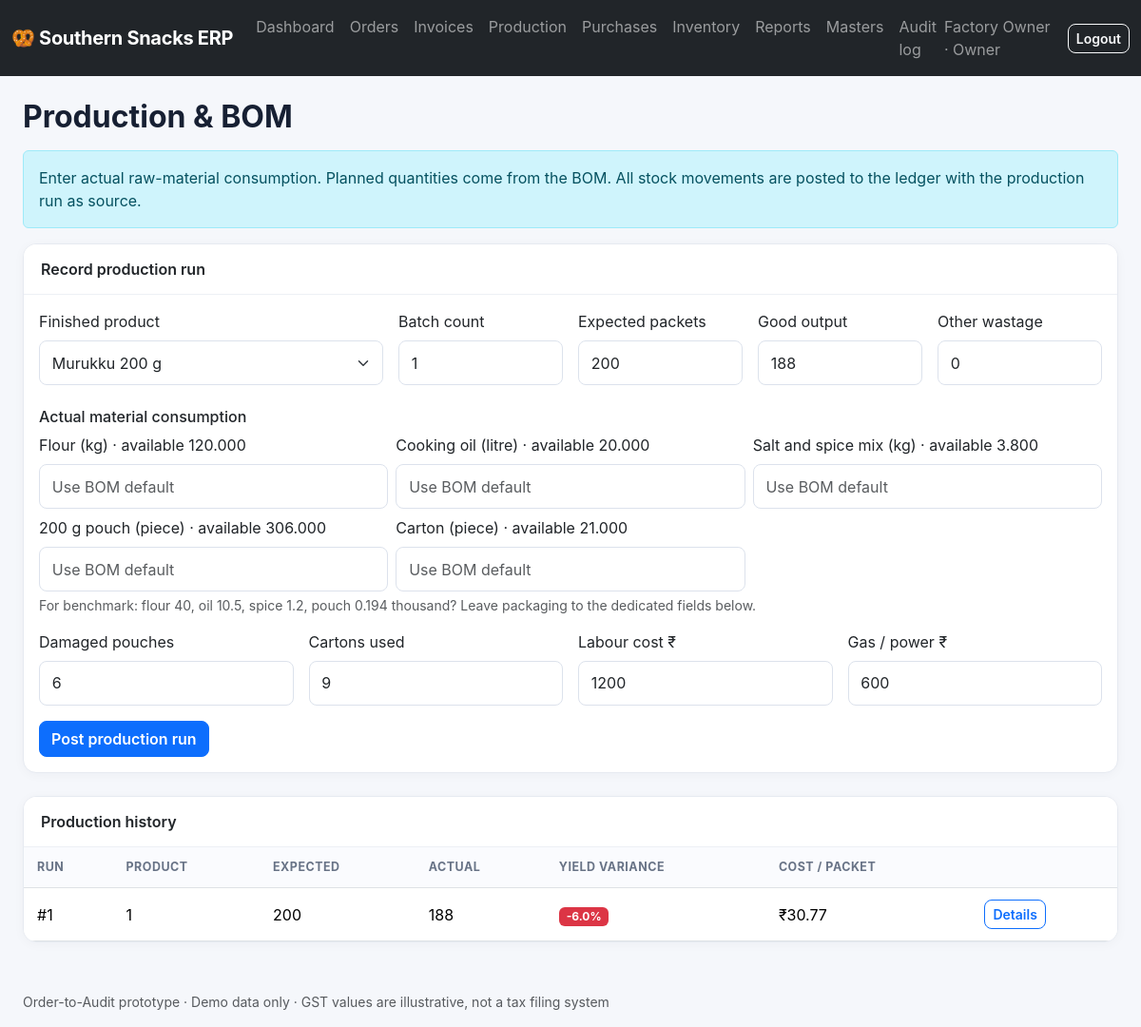
Page /production (signed in) on the committed database.
### app.py (models this page shows, shortened)
class User(UserMixin, db.Model):
    id=db.Column(db.Integer, primary_key=True); username=db.Column(db.String(80), unique=True); password_hash=db.Column(db.String(255)); role=db.Column(db.String(30)); full_name=db.Column(db.String(120))

class Material(db.Model):
    id=db.Column(db.Integer,primary_key=True); name=db.Column(db.String(120)); unit=db.Column(db.String(20)); category=db.Column(db.String(30)); stock_milli=db.Column(db.Integer,default=0); rate_paise=db.Column(db.Integer,default=0); reorder_level_milli=db.Column(db.Integer,default=0)

class ProductionRun(db.Model):
    id=db.Column(db.Integer,primary_key=True); product_id=db.Column(db.Integer,db.ForeignKey('product.id')); batch_count=db.Column(db.Integer); expected_output=db.Column(db.Integer); actual_output=db.Column(db.Integer); wastage=db.Column(db.Integer); labor_paise=db.Column(db.Integer,default=0); utilities_paise=db.Column(db.Integer,default=0); material_cost_paise=db.Column(db.Integer,default=0); total_cost_paise=db.Column(db.Integer,default=0); cost_per_packet_paise=db.Column(db.Integer,default=0); created_at=db.Column(db.DateTime,default=datetime.utcnow); created_by=db.Column(db.Integer,db.ForeignKey('user.id'))

### app.py (the view, shortened to what this page needs)
@app.route('/production',methods=['GET','POST'])
@role_required('admin','production','owner')
def production():
    return render_template('production.html',products=Product.query.all(),materials=Material.query.all(),runs=ProductionRun.query.order_by(ProductionRun.created_at.desc()).all(),boms={p.id:BOMLine.query.filter_by(product_id=p.id).all() for p in Product.query.all()})

### app.py (called while the page is built)
@login_manager.user_loader
def load_user(uid): return db.session.get(User,int(uid))

def role_required(*roles):
    def deco(fn):
        @wraps(fn)
        def wrapped(*a,**kw):
            if not current_user.is_authenticated: return login_manager.unauthorized()
            if current_user.role not in roles: abort(403)
            return fn(*a,**kw)
        return wrapped
    return deco

def money(paise): return f"₹{(paise or 0)/100:,.2f}"

@app.context_processor
def inject(): return {'today':date.today(), 'invoice_due':invoice_due}

### templates/production.html
{% extends 'base.html' %}{% block content %}<h2 class="fw-bold mb-3">Production & BOM</h2><div class="alert alert-info">Enter actual raw-material consumption. Planned quantities come from the BOM. All stock movements are posted to the ledger with the production run as source.</div><div class="card mb-4"><div class="card-header bg-white fw-semibold">Record production run</div><div class="card-body"><form method="post" class="row g-3"><div class="col-md-4"><label class="form-label">Finished product</label><select class="form-select" name="product_id" id="product" onchange="showBom()">{% for p in products %}<option value="{{p.id}}">{{p.name}}</option>{% endfor %}</select></div><div class="col-md-2"><label class="form-label">Batch count</label><input class="form-control" name="batch_count" type="number" value="1" min="1"></div><div class="col-md-2"><label class="form-label">Expected packets</label><input class="form-control" name="expected_output" type="number" value="200"></div><div class="col-md-2"><label class="form-label">Good output</label><input class="form-control" name="actual_output" type="number" value="188" required></div><div class="col-md-2"><label class="form-label">Other wastage</label><input class="form-control" name="wastage" type="number" value="0"></div><div class="col-12"><h6 class="mt-2">Actual material consumption</h6><div class="row g-2">{% for m in materials %}<div class="col-md-4"><label class="form-label">{{m.name}} ({{m.unit}}) · available {{'%.3f'|format(m.stock_milli/1000)}}</label><input class="form-control" name="actual_{{m.id}}" type="number" step="0.001" placeholder="Use BOM default"></div>{% endfor %}</div><div class="form-text">For benchmark: flour 40, oil 10.5, spice 1.2, pouch 0.194 thousand? Leave packaging to the dedicated fields below.</div></div><div class="col-md-3"><label class="form-label">Damaged pouches</label><input class="form-control" name="damaged_pouches" type="number" value="6"></div><div class="col-md-3"><label class="form-label">Cartons used</label><input class="form-control" name="cartons_used" type="number" value="9"></div><div class="col-md-3"><label class="form-label">Labour cost ₹</label><input class="form-control" name="labor" type="number" step="0.01" value="1200"></div><div class="col-md-3"><label class="form-label">Gas / power ₹</label><input class="form-control" name="utilities" type="number" step="0.01" value="600"></div><div class="col-12"><button class="btn btn-primary">Post production run</button></div></form></div></div><div class="card"><div class="card-header bg-white fw-semibold">Production history</div><div class="table-responsive"><table class="table mb-0"><thead><tr><th>Run</th><th>Product</th><th>Expected</th><th>Actual</th><th>Yield variance</th><th>Cost / packet</th><th></th></tr></thead><tbody>{% for r in runs %}{% set variance=((r.actual_output-r.expected_output)/r.expected_output*100) if r.expected_output else 0 %}<tr><td>#{{r.id}}</td><td>{{r.product_id}}</td><td>{{r.expected_output}}</td><td>{{r.actual_output}}</td><td><span class="badge text-bg-{{'danger' if variance < -3 else 'success'}}">{{'%.1f'|format(variance)}}%</span></td><td>{{money(r.cost_per_packet_paise)}}</td><td><a class="btn btn-sm btn-outline-primary" href="{{url_for('run_detail',rid=r.id)}}">Details</a></td></tr>{% else %}<tr><td colspan="7" class="text-muted text-center p-3">No production runs</td></tr>{% endfor %}</tbody></table></div></div>{% endblock %}

### templates/base.html (shortened to what this page needs)
<!doctype html><html lang="en"><head><meta charset="utf-8"><meta name="viewport" content="width=device-width, initial-scale=1"><title>{{ title or 'Southern Snacks | Order-to-Audit' }}</title><link href="https://cdn.jsdelivr.net/npm/bootstrap@5.3.3/dist/css/bootstrap.min.css" rel="stylesheet"><link href="{{ url_for('static',filename='style.css') }}" rel="stylesheet"></head><body>{% if current_user.is_authenticated %}<nav class="navbar navbar-expand-lg navbar-dark bg-dark"><div class="container-fluid"><a class="navbar-brand fw-bold" href="{{ url_for('dashboard') }}">🥨 Southern Snacks ERP</a><button class="navbar-toggler" data-bs-toggle="collapse" data-bs-target="#nav"></button><div class="collapse navbar-collapse" id="nav"><ul class="navbar-nav me-auto">{% for endpoint,label in [('dashboard','Dashboard'),('orders','Orders'),('invoices','Invoices'),('production','Production'),('purchases','Purchases'),('inventory','Inventory'),('reports','Reports')] %}<li class="nav-item"><a class="nav-link" href="{{ url_for(endpoint) }}">{{ label }}</a></li>{% endfor %}{% if current_user.role in ['admin','owner'] %}<li class="nav-item"><a class="nav-link" href="{{ url_for('masters') }}">Masters</a></li>{% endif %}{% if current_user.role in ['admin','owner','auditor'] %}<li class="nav-item"><a class="nav-link" href="{{ url_for('audit_log') }}">Audit log</a></li>{% endif %}</ul><span class="navbar-text me-3">{{ current_user.full_name }} · {{ current_user.role|title }}</span><a class="btn btn-outline-light btn-sm" href="{{ url_for('logout') }}">Logout</a></div></div></nav>{% endif %}<main class="container-fluid px-lg-4 py-4">{% with messages=get_flashed_messages(with_categories=true) %}{% for category,message in messages %}<div class="alert alert-{{ category }} alert-dismissible fade show">{{ message }}<button class="btn-close" data-bs-dismiss="alert"></button></div>{% endfor %}{% endwith %}{% block content %}{% endblock %}</main><footer class="container-fluid px-lg-4 pb-3 text-muted small">Order-to-Audit prototype · Demo data only · GST values are illustrative, not a tax filing system</footer><script src="https://cdn.jsdelivr.net/npm/bootstrap@5.3.3/dist/js/bootstrap.bundle.min.js"></script></body></html>

### static/style.css (style rules this page uses)
:root { --ink:#172033;--muted:#687386;--brand:#2457d6 }
body { background:#f5f7fb;color:var(--ink);font-family:Inter,system-ui,-apple-system,Segoe UI,sans-serif }
.navbar-brand { letter-spacing:-.3px }
.card { border:1px solid #e6eaf1;border-radius:14px;box-shadow:0 2px 12px rgba(23,32,51,.035);overflow:hidden }
.card-header { padding:14px 18px;border-bottom:1px solid #edf0f5 }
.table>:not(caption)>*>* { padding:12px 14px;vertical-align:middle }
.table thead th { font-size:.78rem;text-transform:uppercase;letter-spacing:.04em;color:#687386;background:#fafbfe }
.btn { border-radius:8px;font-weight:600 }
.form-control,.form-select { border-color:#dce2ec;border-radius:8px;padding:.65rem .8rem }
footer { margin-top:28px }

### rows in the picture
User: full_name "Factory Owner", role "Owner"
Material: name "Flour", unit "kg", m.stock_milli/1000 "120.000"
Material: name "Cooking oil", unit "litre", m.stock_milli/1000 "20.000"
Material: name "Salt and spice mix", unit "kg", m.stock_milli/1000 "3.800"
Material: name "200 g pouch", unit "piece", m.stock_milli/1000 "306.000"
Material: name "Carton", unit "piece", m.stock_milli/1000 "21.000"
ProductionRun: id "1", product_id "1", expected_output "200", actual_output "188", variance "-6.0", cost_per_packet_paise "₹30.77"

### other values in the picture
{{ label }} "Dashboard" "Orders" "Invoices" "Production" "Purchases" "Inventory" "Reports"
form field product_id "Murukku 200 g"
